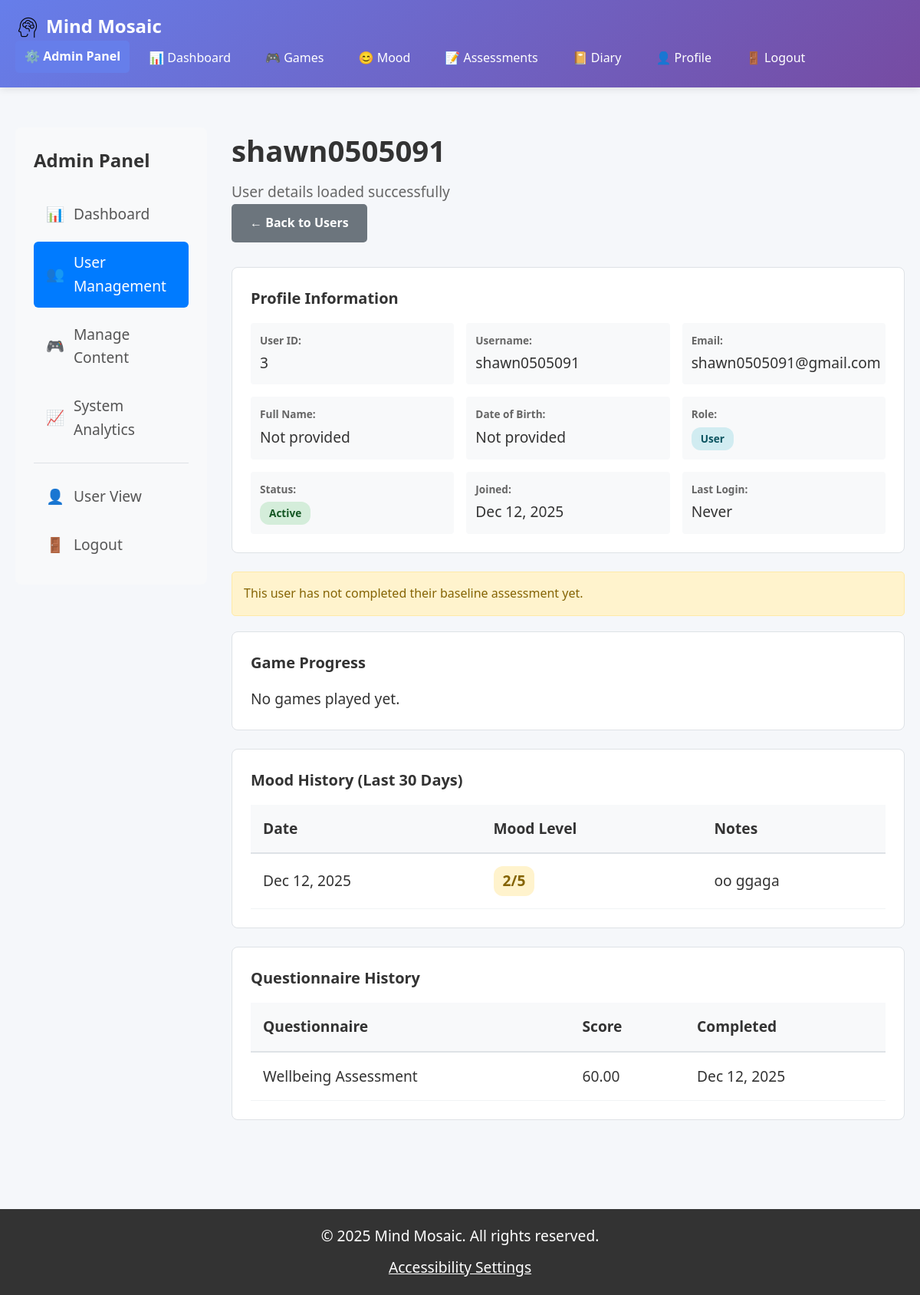
The app's page /pages/admin/user_details.php?id=3 (signed in) with its own data.
### tables this page shows
CREATE TABLE `users` (
  `user_id` int(10) UNSIGNED NOT NULL,
  `username` varchar(100) NOT NULL,
  `email` varchar(255) NOT NULL,
  `password` varchar(255) NOT NULL,
  `full_name` varchar(200) DEFAULT NULL,
  `date_of_birth` date DEFAULT NULL,
  `created_at` datetime NOT NULL DEFAULT current_timestamp(),
  `last_login_at` datetime DEFAULT NULL,
  `is_active` tinyint(1) NOT NULL DEFAULT 1,
  `role` enum('user','admin','therapist') NOT NULL DEFAULT 'user',
  `is_admin` tinyint(1) NOT NULL DEFAULT 0,
  `has_completed_initial_assessment` tinyint(1) NOT NULL DEFAULT 0,
  `baseline_assessment_id` bigint(20) UNSIGNED DEFAULT NULL
);

CREATE TABLE `mood_logs` (
  `mood_id` bigint(20) UNSIGNED NOT NULL,
  `user_id` int(10) UNSIGNED NOT NULL,
  `entry_date` date NOT NULL,
  `mood_value` tinyint(3) UNSIGNED NOT NULL,
  `mood_emoji` varchar(10) DEFAULT NULL,
  `notes` varchar(255) DEFAULT NULL,
  `created_at` datetime NOT NULL DEFAULT current_timestamp()
);

CREATE TABLE `questionnaire_responses` (
  `result_id` bigint(20) UNSIGNED NOT NULL,
  `user_id` int(10) UNSIGNED NOT NULL,
  `questionnaire_id` int(10) UNSIGNED NOT NULL,
  `answers` longtext NOT NULL CHECK (json_valid(`answers`)),
  `score` decimal(7,2) DEFAULT NULL,
  `completed_at` datetime NOT NULL DEFAULT current_timestamp(),
  `interpretation` longtext DEFAULT NULL CHECK (json_valid(`interpretation`))
);

CREATE TABLE `questionnaires` (
  `questionnaire_id` int(10) UNSIGNED NOT NULL,
  `name` varchar(200) NOT NULL,
  `short_code` varchar(50) NOT NULL,
  `type` varchar(50) NOT NULL DEFAULT 'wellness',
  `version` varchar(20) DEFAULT '1.0',
  `created_at` datetime NOT NULL DEFAULT current_timestamp()
);

### pages/admin/user_details.php (the view, shortened to what this page needs)
<?php
require_once __DIR__ . '/auth_check.php';
require_once __DIR__ . '/../../database/config.php';
$userId = $_GET['id'] ?? 0;
try {
    $stmt = $pdo->prepare("
        SELECT u.*,
               ba.score as baseline_score,
               ba.risk_category,
               ba.completed_at as baseline_completed_at
        FROM users u
        LEFT JOIN baseline_assessments ba ON u.baseline_assessment_id = ba.assessment_id
        WHERE u.user_id = ?
    ");
    $stmt->execute([$userId]);
    $user = $stmt->fetch(PDO::FETCH_ASSOC);
    $stmt = $pdo->prepare("
        SELECT g.name, g.code, ugs.times_played, ugs.best_score, ugs.average_score, ugs.last_played_at
        FROM user_game_stats ugs
        JOIN games g ON ugs.game_id = g.game_id
        WHERE ugs.user_id = ?
        ORDER BY ugs.last_played_at DESC
    ");
    $stmt->execute([$userId]);
    $gameStats = $stmt->fetchAll(PDO::FETCH_ASSOC);
    $stmt = $pdo->prepare("
        SELECT mood_value, notes, created_at
        FROM mood_logs
        WHERE user_id = ?
        ORDER BY created_at DESC
        LIMIT 30
    ");
    $stmt->execute([$userId]);
    $moodHistory = $stmt->fetchAll(PDO::FETCH_ASSOC);
    $stmt = $pdo->prepare("
        SELECT q.name, qr.score, qr.completed_at
        FROM questionnaire_responses qr
        JOIN questionnaires q ON qr.questionnaire_id = q.questionnaire_id
        WHERE qr.user_id = ?
        ORDER BY qr.completed_at DESC
        LIMIT 10
    ");
    $stmt->execute([$userId]);
    $questionnaireResults = $stmt->fetchAll(PDO::FETCH_ASSOC);
} catch (PDOException $e) {
    error_log("User details error: " . $e->getMessage());
    header("Location: /pages/admin/users.php?error=load_failed");
    exit();
}
?>
<!DOCTYPE html>
<html lang="en">
<head>
    <link rel="stylesheet" href="/assets/css/header.css">
    <link rel="stylesheet" href="/assets/css/footer.css">
    <link rel="stylesheet" href="/assets/css/admin.css">
</head>
<body>
    <?php include __DIR__ . '/../../_header.php'; ?>
    <main class="admin-container">
        <div class="admin-sidebar">
            <h2>Admin Panel</h2>
            <nav class="admin-nav">
                <a href="/pages/admin/index.php" class="nav-item">
                    <span class="icon">📊</span> Dashboard
                </a>
                <a href="/pages/admin/users.php" class="nav-item active">
                    <span class="icon">👥</span> User Management
                </a>
                <a href="/pages/admin/content.php" class="nav-item">
                    <span class="icon">🎮</span> Manage Content
                </a>
                <a href="/pages/admin/analytics.php" class="nav-item">
                    <span class="icon">📈</span> System Analytics
                </a>
                <hr>
                <a href="/pages/insights/dashboard.php" class="nav-item">
                    <span class="icon">👤</span> User View
                </a>
                <a href="/pages/account/logout.php" class="nav-item">
                    <span class="icon">🚪</span> Logout
                </a>
            </nav>
        </div>
        <div class="admin-content">
            <div class="admin-header">
                <h1><?php echo htmlspecialchars($user['username']); ?></h1>
                <p>User details loaded successfully </p>
                <a href="/pages/admin/users.php" class="btn btn-secondary">← Back to Users</a>
            </div>
            <div class="user-profile-card">
                <h2>Profile Information</h2>
                <div class="profile-grid">
                    <div class="profile-item">
                        <strong>User ID:</strong> <?php echo htmlspecialchars($user['user_id']); ?>
                    </div>
                    <div class="profile-item">
                        <strong>Username:</strong> <?php echo htmlspecialchars($user['username']); ?>
                    </div>
                    <div class="profile-item">
                        <strong>Email:</strong> <?php echo htmlspecialchars($user['email']); ?>
                    </div>
                    <div class="profile-item">
                        <strong>Full Name:</strong> <?php echo htmlspecialchars($user['full_name'] ?? 'Not provided'); ?>
                    </div>
                    <div class="profile-item">
                        <strong>Date of Birth:</strong> <?php echo $user['date_of_birth'] ? date('M d, Y', strtotime($user['date_of_birth'])) : 'Not provided'; ?>
                    </div>
                    <div class="profile-item">
                        <strong>Role:</strong>
                        <span class="badge badge-<?php echo $user['is_admin'] ? 'admin' : 'info'; ?>">
                            <?php echo $user['is_admin'] ? 'Admin' : ucfirst($user['role']); ?>
                        </span>
                    </div>
                    <div class="profile-item">
                        <strong>Status:</strong>
                        <span class="badge badge-<?php echo $user['is_active'] ? 'success' : 'danger'; ?>">
                            <?php echo $user['is_active'] ? 'Active' : 'Inactive'; ?>
                        </span>
                    </div>
                    <div class="profile-item">
                        <strong>Joined:</strong> <?php echo date('M d, Y', strtotime($user['created_at'])); ?>
                    </div>
                    <div class="profile-item">
                        <strong>Last Login:</strong> <?php echo $user['last_login_at'] ? date('M d, Y H:i', strtotime($user['last_login_at'])) : 'Never'; ?>
                    </div>
                </div>
            </div>
            <?php if ($user['has_completed_initial_assessment']): ?>
            <div class="assessment-card">
                <h2>Baseline Assessment</h2>
                <div class="profile-grid">
                    <div class="profile-item">
                        <strong>Score:</strong> <?php echo number_format($user['baseline_score'], 2); ?>
                    </div>
                    <div class="profile-item">
                        <strong>Risk Category:</strong>
                        <span class="badge badge-risk-<?php echo $user['risk_category']; ?>">
                            <?php echo ucfirst($user['risk_category']); ?>
                        </span>
                    </div>
                    <div class="profile-item">
                        <strong>Completed:</strong> <?php echo date('M d, Y', strtotime($user['baseline_completed_at'])); ?>
                    </div>
                </div>
            </div>
            <?php else: ?>
            <div class="alert alert-warning">
                This user has not completed their baseline assessment yet.
            </div>
            <?php endif; ?>
            <div class="section-card">
                <h2>Game Progress</h2>
                <?php if (empty($gameStats)): ?>
                <p>No games played yet.</p>
                <?php endif; ?>
            </div>
            <div class="section-card">
                <h2>Mood History (Last 30 Days)</h2>
                <?php if (empty($moodHistory)): ?>
                <p>No mood logs recorded yet.</p>
                <?php else: ?>
                <table class="data-table">
                    <thead>
                        <tr>
                            <th>Date</th>
                            <th>Mood Level</th>
                            <th>Notes</th>
                        </tr>
                    </thead>
                    <tbody>
                        <?php foreach ($moodHistory as $mood): ?>
                        <tr>
                            <td><?php echo date('M d, Y', strtotime($mood['created_at'])); ?></td>
                            <td>
                                <span class="mood-indicator mood-<?php echo $mood['mood_value']; ?>">
                                    <?php echo $mood['mood_value']; ?>/5
                                </span>
                            </td>
                            <td><?php echo htmlspecialchars($mood['notes'] ?? '-'); ?></td>
                        </tr>
                        <?php endforeach; ?>
                    </tbody>
                </table>
                <?php endif; ?>
            </div>
            <div class="section-card">
                <h2>Questionnaire History</h2>
                <?php if (empty($questionnaireResults)): ?>
                <p>No questionnaires completed yet.</p>
                <?php else: ?>
                <table class="data-table">
                    <thead>
                        <tr>
                            <th>Questionnaire</th>
                            <th>Score</th>
                            <th>Completed</th>
                        </tr>
                    </thead>
                    <tbody>
                        <?php foreach ($questionnaireResults as $result): ?>
                        <tr>
                            <td><?php echo htmlspecialchars($result['name']); ?></td>
                            <td><?php echo number_format($result['score'], 2); ?></td>
                            <td><?php echo date('M d, Y', strtotime($result['completed_at'])); ?></td>
                        </tr>
                        <?php endforeach; ?>
                    </tbody>
                </table>
                <?php endif; ?>
            </div>
        </div>
    </main>
    <?php include __DIR__ . '/../../_footer.php'; ?>
</body>
</html>

### assets/css/header.css (style rules this page uses)
* { margin: 0; padding: 0; box-sizing: border-box; }
body { font-family: 'Segoe UI', Tahoma, Geneva, Verdana, sans-serif; background: #f5f7fa; color: #333; line-height: 1.6; display: flex; flex-direction: column; min-height: 100vh; }
body.large-font { font-size: 120%; }
.btn { display: inline-block; padding: 12px 24px; border: none; border-radius: 5px; font-size: 16px; cursor: pointer; text-decoration: none; transition: all 0.3s; font-weight: 600; }
.btn-secondary { background: #6c757d; color: white; }
.alert { padding: 15px; border-radius: 5px; margin-bottom: 20px; font-size: 16px; }

### assets/css/admin.css (style rules this page uses)
.admin-container { display: flex; min-height: calc(100vh - 200px); margin: 2rem auto; max-width: 1400px; gap: 2rem; }
.admin-sidebar { width: 250px; background: #f8f9fa; border-radius: 8px; padding: 1.5rem; height: fit-content; position: sticky; top: 2rem; }
.admin-sidebar h2 { margin: 0 0 1.5rem 0; font-size: 1.5rem; color: #333; }
.admin-nav { display: flex; flex-direction: column; gap: 0.5rem; }
.admin-nav .nav-item { display: flex; align-items: center; gap: 0.75rem; padding: 0.75rem 1rem; border-radius: 6px; text-decoration: none; color: #555; transition: all 0.2s; }
.admin-nav .nav-item.active { background: #007bff; color: white; }
.admin-nav .icon { font-size: 1.2rem; }
.admin-nav hr { border: none; border-top: 1px solid #dee2e6; margin: 0.5rem 0; }
.admin-content { flex: 1; min-width: 0; }
.admin-header { margin-bottom: 2rem; }
.admin-header h1 { margin: 0 0 0.5rem 0; color: #333; }
.admin-header p { margin: 0; color: #666; }
.alert { padding: 1rem 1.5rem; border-radius: 6px; margin-bottom: 1.5rem; }
.alert-warning { background: #fff3cd; border: 1px solid #ffeaa7; color: #856404; }
.data-table { width: 100%; border-collapse: collapse; }
.data-table thead { background: #f8f9fa; }
.data-table th { padding: 1rem; text-align: left; font-weight: 600; color: #333; border-bottom: 2px solid #dee2e6; }
.data-table td { padding: 1rem; border-bottom: 1px solid #f1f3f5; }
.badge { display: inline-block; padding: 0.25rem 0.75rem; font-size: 0.85rem; font-weight: 600; border-radius: 12px; white-space: nowrap; }
.badge-success { background: #d4edda; color: #155724; }
.badge-info { background: #d1ecf1; color: #0c5460; }
.btn { display: inline-block; padding: 0.5rem 1.5rem; border: none; border-radius: 4px; font-size: 1rem; font-weight: 500; text-decoration: none; cursor: pointer; transition: all 0.2s; }
.btn-secondary { background: #6c757d; color: white; }
.section-card, .user-profile-card, .assessment-card { background: white; border: 1px solid #dee2e6; border-radius: 8px; padding: 1.5rem; margin-bottom: 1.5rem; }
.section-card h2, .user-profile-card h2, .assessment-card h2 { margin: 0 0 1rem 0; color: #333; font-size: 1.25rem; }
.profile-grid { display: grid; grid-template-columns: repeat(auto-fit, minmax(250px, 1fr)); gap: 1rem; }
.profile-item { padding: 0.75rem; background: #f8f9fa; border-radius: 4px; }
.profile-item strong { display: block; margin-bottom: 0.25rem; color: #666; font-size: 0.85rem; }
.mood-indicator { display: inline-block; padding: 0.25rem 0.75rem; border-radius: 12px; font-weight: 600; }
.mood-2 { background: #fff3cd; color: #856404; }

### records on screen
users: username "shawn0505091", user_id "3", email "shawn0505091@gmail.com", full_name "Not provided", role "User", created_at "Dec 12, 2025"
mood_logs: created_at "Dec 12, 2025", mood_value "2", notes "oo ggaga"
questionnaire_responses: questionnaire.name "Wellbeing Assessment", score "60.00", completed_at "Dec 12, 2025"
